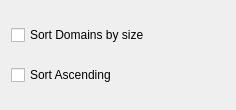
<?xml version="1.0" encoding="UTF-8"?>
<ui version="4.0">
 <class>SplitFieldByConnectedRegionDialog</class>
 <widget class="QDialog" name="SplitFieldByConnectedRegionDialog">
  <property name="geometry">
   <rect>
    <x>0</x>
    <y>0</y>
    <width>236</width>
    <height>110</height>
   </rect>
  </property>
  <property name="minimumSize">
   <size>
    <width>236</width>
    <height>110</height>
   </size>
  </property>
  <property name="windowTitle">
   <string>Dialog</string>
  </property>
  <layout class="QGridLayout" name="gridLayout">
   <item row="1" column="0">
    <widget class="QCheckBox" name="SortDomainBySize">
     <property name="text">
      <string>Sort Domains by size</string>
     </property>
     <property name="checked">
      <bool>false</bool>
     </property>
    </widget>
   </item>
   <item row="2" column="0" colspan="2">
    <widget class="QCheckBox" name="SortAscending">
     <property name="text">
      <string>Sort Ascending</string>
     </property>
    </widget>
   </item>
  </layout>
 </widget>
 <resources/>
 <connections/>
</ui>
